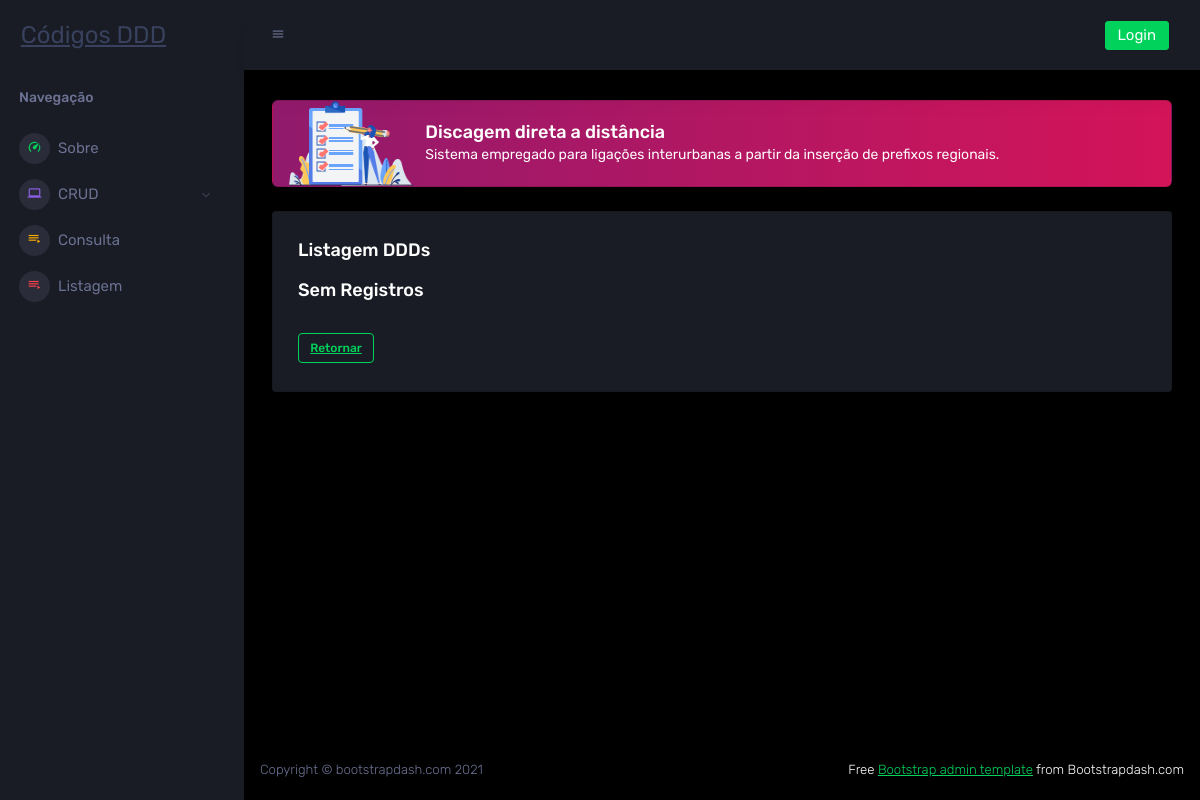
Before: /listagem/ with the older database file.
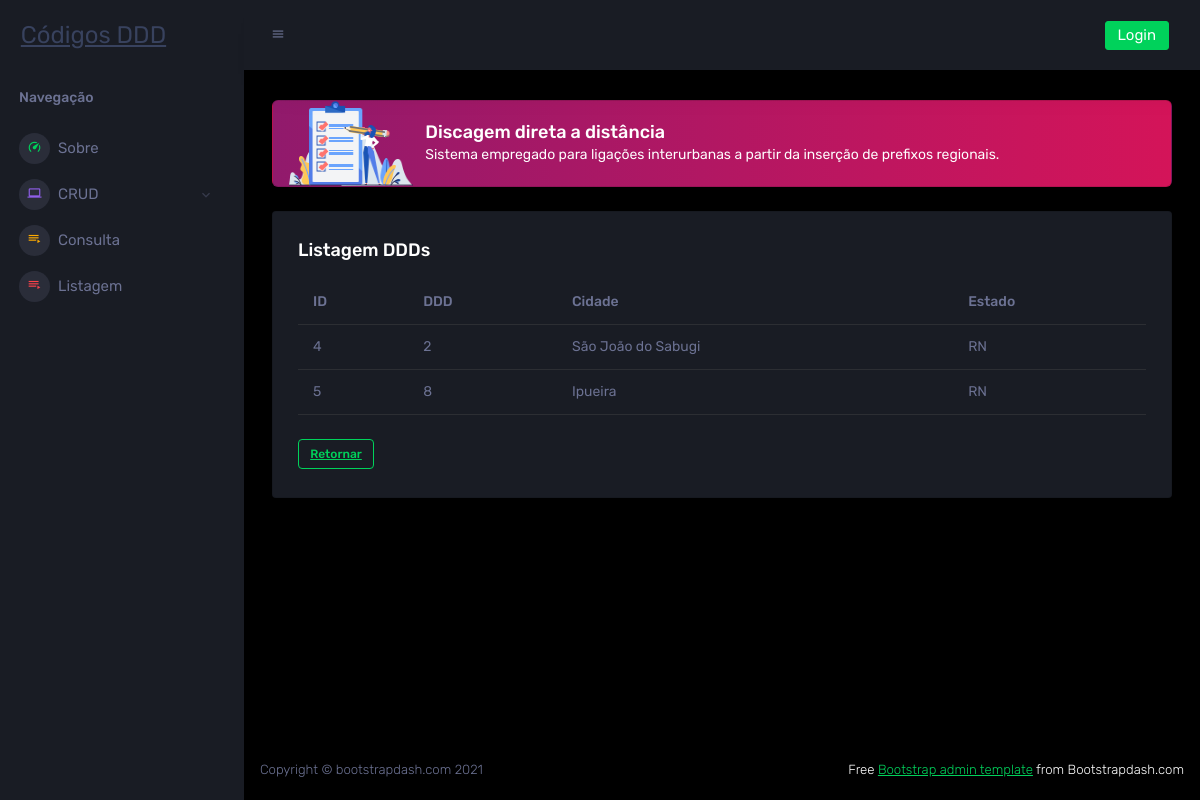
After: the same page with the newer database file.
### crud/models.py (models this page shows, shortened)
class DDD(models.Model):
    id = models.AutoField(primary_key=True)
    ddd = models.IntegerField('DDD', validators=[
            MaxValueValidator(100),
            MinValueValidator(1)
        ])
    cidade = models.CharField('Cidade', max_length=100)
    estado = models.CharField('Estado', max_length=100)
    class Meta:
        verbose_name_plural = "DDDs"

### crud/views.py (the view)
# urls.py: path('listagem/',listagem, name='listagem'),
def listagem(request):
 listatotal = DDD.objects.all()
 return render(request, 'listagem.html', {'listatotal':listatotal})

### crud/templates/listagem.html (shortened to what this page needs)
{% extends 'layout.html' %}
{% block content %}
<div class="row">
    <div class="col-12">
      <div class="card">
        <div class="card-body">
          <h4 class="card-title"> Listagem DDDs </h4>
          <div class="table-responsive">
            {% if listatotal %}
            <table class="table">
                <thead>
                  <tr>
                    <th>ID</th>
                    <th>DDD</th>
                    <th>Cidade</th>
                    <th>Estado</th>
                  </tr>
                </thead>
                <tbody>
            {% for ddd in listatotal %}
                  <tr>
                    <td>{{ddd.id}}</td>
                    <td>{{ddd.ddd}}</td>
                    <td>{{ddd.cidade}}</td>
                    <td>{{ddd.estado}}</td>
                  </tr>
            {% endfor %}
                </tbody>
                </table>
    {% else %}
        <h4>Sem Registros</h4>
    {% endif %}
        <a href="{% url 'home' %}" class="badge badge-outline-success">Retornar </a>
    </div>
</div>
</div>
</div>
</div>
{% endblock %}

### crud/templates/layout.html (shortened to what this page needs)
{% load static %}
<!DOCTYPE html>
<html lang="en">
  <head>
    <link rel="stylesheet" href={% static "mdi/css/materialdesignicons.min.css" %}>
    <link rel="stylesheet" href={% static "vendors/css/vendor.bundle.base.css" %}>
    <link rel="stylesheet" href={% static "vendors/jvectormap/jquery-jvectormap.css" %}>
    <link rel="stylesheet" href={% static "vendors/flag-icon-css/css/flag-icon.min.css" %}>
    <link rel="stylesheet" href={% static "vendors/owl-carousel-2/owl.carousel.min.css" %}>
    <link rel="stylesheet" href={% static "vendors/owl-carousel-2/owl.theme.default.min.css" %}>
    <link rel="stylesheet" href={% static "css/style.css" %}>
  </head>
  <body>
    <div class="container-scroller">
      <nav class="sidebar sidebar-offcanvas" id="sidebar">
        <div class="sidebar-brand-wrapper d-none d-lg-flex align-items-center justify-content-center fixed-top">
          <a class="sidebar-brand brand-logo" href="{% url 'home' %}"> Códigos DDD</a>
        </div>
        <ul class="nav">
          <li class="nav-item nav-category">
            <span class="nav-link">Navegação</span>
          </li>
          <li class="nav-item menu-items">
            <a class="nav-link" href="{% url 'sobre' %}">
              <span class="menu-icon">
                <i class="mdi mdi-speedometer"></i>
              </span>
              <span class="menu-title">Sobre</span>
            </a>
          </li>
          <li class="nav-item menu-items">
            <a class="nav-link" data-bs-toggle="collapse" href="#ui-basic" aria-expanded="false" aria-controls="ui-basic">
              <span class="menu-icon">
                <i class="mdi mdi-laptop"></i>
              </span>
              <span class="menu-title">CRUD</span>
              <i class="menu-arrow"></i>
            </a>
          </li>
          <li class="nav-item menu-items">
            <a class="nav-link" href="{% url 'consulta' %}">
              <span class="menu-icon">
                <i class="mdi mdi-playlist-play"></i>
              </span>
              <span class="menu-title">Consulta</span>
            </a>
          </li>
          <li class="nav-item menu-items">
            <a class="nav-link" href="{% url 'listagem' %}">
              <span class="menu-icon">
                <i class="mdi mdi-playlist-play"></i>
              </span>
              <span class="menu-title">Listagem</span>
            </a>
          </li>
        </ul>
      </nav>
      <div class="container-fluid page-body-wrapper">
        <nav class="navbar p-0 fixed-top d-flex flex-row">
          <div class="navbar-menu-wrapper flex-grow d-flex align-items-stretch">
            <button class="navbar-toggler navbar-toggler align-self-center" type="button" data-toggle="minimize">
              <span class="mdi mdi-menu"></span>
            </button>
            <ul class="navbar-nav navbar-nav-right">
              {% if user.is_authenticated %}
                <li class="nav-item dropdown d-none d-lg-block">
                <a class="nav-link btn btn-success create-new-button" href="/account/logout/">Logout</a>
                </li>
              {% else %}
                <li class="nav-item dropdown d-none d-lg-block">
                <a class="nav-link btn btn-success create-new-button" href="/account/login/">Login</a>
                </li>
              {% endif %}
            </ul>
          </div>
        </nav>
        <div class="main-panel">
          <div class="content-wrapper">
            <div class="row">
              <div class="col-12 grid-margin stretch-card">
                <div class="card corona-gradient-card">
                  <div class="card-body py-0 px-0 px-sm-3">
                    <div class="row align-items-center">
                      <div class="col-4 col-sm-3 col-xl-2">
                        <img src={% static "images/dashboard/Group126@2x.png" %} class="gradient-corona-img img-fluid" alt="">
                      </div>
                      <div class="col-5 col-sm-7 col-xl-8 p-0">
                        <h4 class="mb-1 mb-sm-0">Discagem direta a distância</h4>
                        <p class="mb-0 font-weight-normal d-none d-sm-block">Sistema empregado para ligações interurbanas a partir da inserção de prefixos regionais.</p>
                      </div>
                    </div>
                  </div>
                </div>
              </div>
            </div>
            {% block content %} {% endblock %}
          </div>
          <footer class="footer">
            <div class="d-sm-flex justify-content-center justify-content-sm-between">
              <span class="text-muted d-block text-center text-sm-left d-sm-inline-block">Copyright © bootstrapdash.com 2021</span>
              <span class="float-none float-sm-right d-block mt-1 mt-sm-0 text-center"> Free <a href="https://www.bootstrapdash.com/bootstrap-admin-template/" target="_blank">Bootstrap admin template</a> from Bootstrapdash.com</span>
            </div>
          </footer>
        </div>
      </div>
    </div>
  </body>
</html>

Changed rows visible on the page:
added DDD: id "4", ddd "2", cidade "São João do Sabugi", estado "RN"
added DDD: id "5", ddd "8", cidade "Ipueira", estado "RN"
Other visible differences:
text no longer shown: "Sem Registros"
text now shown: "ID DDD Cidade Estado"
